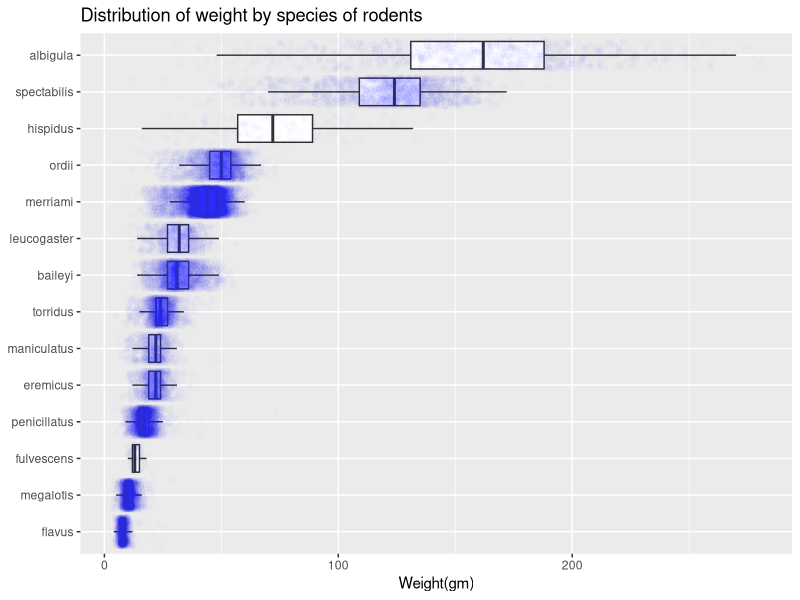
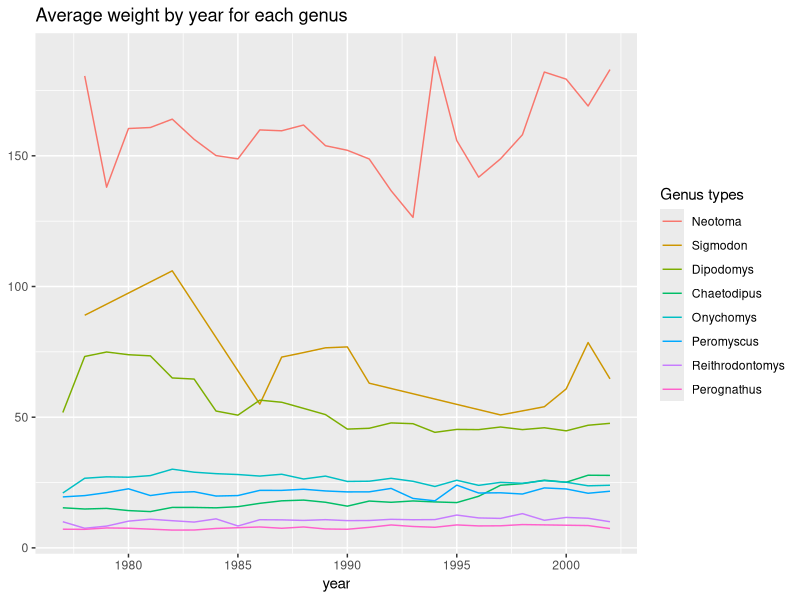
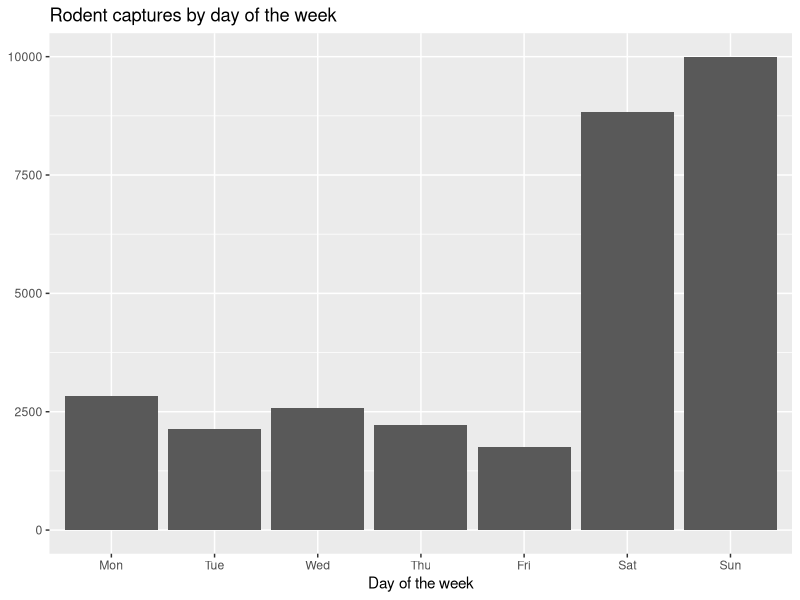
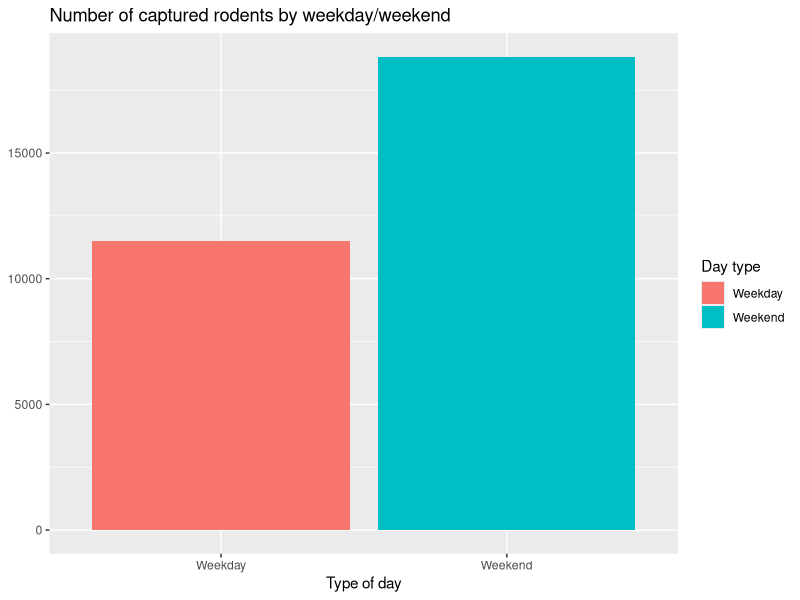

Reproduce these figures in R, in order.
## ---- chunk 1
#| message: false
library(tidyverse)
library(here)
## ---- chunk 2
#| message: false
# Code for question 1! 
surveys <- read_csv(here::here("supporting_artifacts", 
                               "Learning Targets", "Lab5", "surveys.csv")) 
## ---- chunk 3
surveys <- drop_na(surveys)
## ---- chunk 4
ggplot(data = surveys, mapping = aes(x = weight, y = fct_reorder(species, weight, .desc = FALSE))) + 
  geom_boxplot(outlier.shape = NA) + 
  geom_jitter(color = "blue", alpha= 0.01) +
  labs(title = "Distribution of weight by species of rodents", x = "Weight(gm)", y = "Species") +
  theme(axis.title.y = element_blank())
## ---- chunk 5
#| message: false
surveys |> 
  group_by(genus, year) |> 
  summarize(avg_weight = mean(weight)) |> 
  ggplot(mapping = aes(x = year, y = avg_weight, color = fct_reorder2(genus, year, avg_weight))) +
    geom_line() +
    labs(title = "Average weight by year for each genus", xlab = "Year", 
         color= "Genus types") +
    theme(axis.title.y = element_blank())
## ---- chunk 6
surveys |> 
  group_by(day_of_week) |>
  count(day_of_week) |> 
  ggplot(mapping = aes(x = factor(day_of_week, levels = c("Mon", "Tue", "Wed", "Thu", "Fri", "Sat", "Sun")), y = n)) +
    geom_col() + 
    labs(title = "Rodent captures by day of the week", x = "Day of the week")+
    theme(axis.title.y = element_blank())
## ---- chunk 7
#| message: false
surveys |> 
  mutate(weekday_collapse = fct_collapse(day_of_week, Weekday = c("Mon", "Tue", "Wed", "Thu", "Fri"), Weekend = c("Sat", "Sun"))) |> 
  ggplot(mapping = aes(x = weekday_collapse, fill = weekday_collapse)) +
    geom_bar() + 
    labs(title = "Number of captured rodents by weekday/weekend", x = "Type of day", fill = "Day type") + 
     theme(axis.title.y = element_blank())
